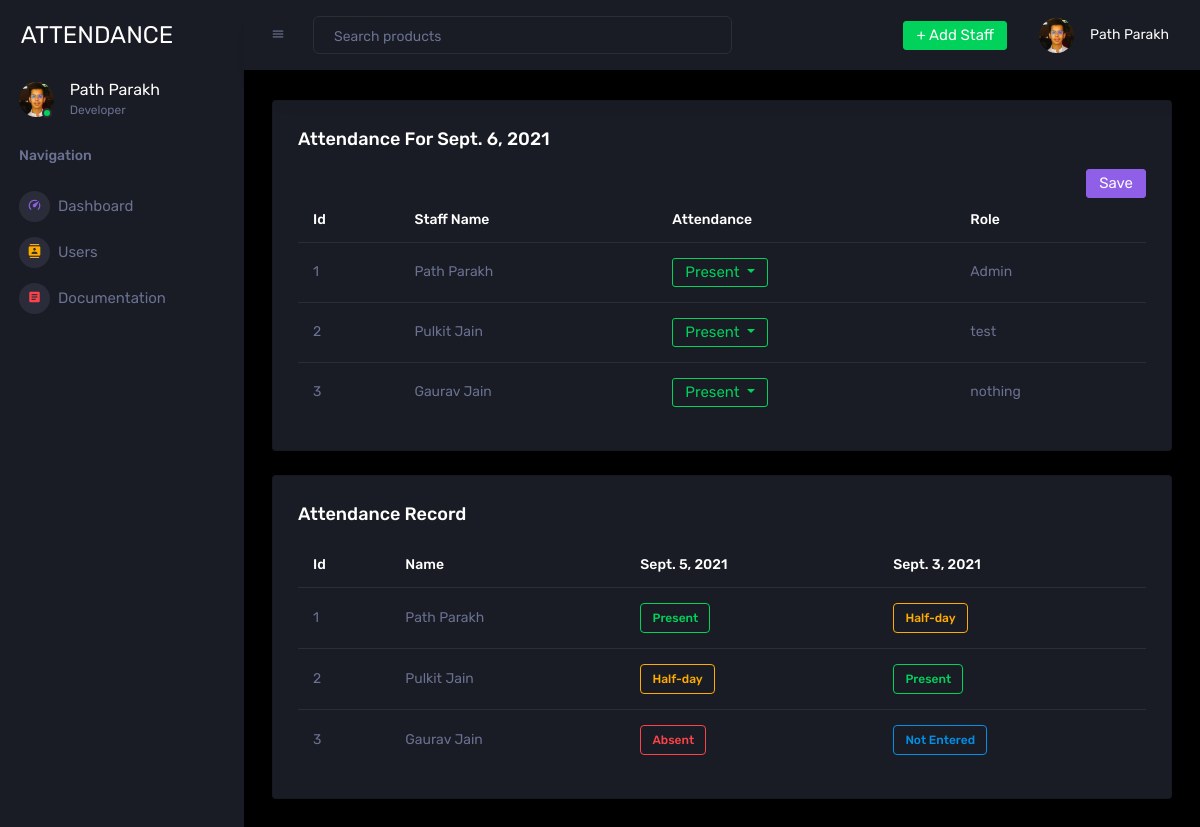
The page / on the database its author committed.
### salary/models.py (models this page shows)
class staff(models.Model):
    id = models.AutoField
    name = models.CharField(max_length=250, null=True)
    role = models.CharField(max_length=250, null=True)
    salary = models.CharField(max_length=250, null=True)
    address = models.CharField(max_length=250, null=True)
    number = models.CharField(max_length=250, null=True)
    date = models.DateField()

class attendance(models.Model):
    id = models.AutoField
    staff_id = models.CharField(max_length=250, null=True)
    attendance = models.CharField(max_length=250, null=True)
    date = models.DateField()

### salary/views.py (the view, shortened to what this page needs)
# urls.py: path('', views.index),
def index(request):
    staffs = staff.objects.all()
    a = staff.objects. values_list('id', flat=True)
    attendances = attendance.objects.all()
    amounts = amount.objects.all()
    date = datetime.date.today()
    unique_dates = list({a.date for a in attendances})
    unique_dates.sort()
    unique_dates_reverse = list({a.date for a in attendances})
    unique_dates_reverse.sort(reverse=True)
    date = datetime.date.today()
    y_n = False
    for unique_date in unique_dates :
            if unique_date == date :
                y_n = True
                print(y_n)
            else :
                y_n = False
                print(y_n)
    return render(request, "salary/index.html", {'staff': staffs, 'attendance': attendances, 'amount': amounts, 'date': date, 'unique_dates': unique_dates, 'y_n': y_n, 'unique_dates_reverse': unique_dates_reverse})

### salary/templates/salary/index.html (shortened to what this page needs)
{% extends 'salary/base.html' %} {% block content %} {% load static %}
<div class="main-panel">
    <div class="content-wrapper">
        {% if y_n == True %}
        <div class="row" style="display: none">
            <div class="col-12 grid-margin">
                <div class="card">
                    <div class="card-body">
                        <h4 class="card-title">Attendance for {{ date }}</h4>
                        <div class="table-responsive">
                            <table class="table">
                                <thead>
                                    <tr>
                                        <th style="color: white;"> Id </th>
                                        <th style="color: white;"> Staff Name </th>
                                        <th style="color: white;"> Attendance </th>
                                        <th style="color: white;"> Role </th>
                                    </tr>
                                </thead>
                                <tbody>
                                    <form action="/index" method="POST">
                                        {% csrf_token %}
                                        {% for staffs in staff %}
                                        <input type="hidden" name="staff_id{{staffs.id}}" value="{{staffs.id}}">
                                        <input type="hidden" name="attendance{{staffs.id}}"
                                            id='input_attendance{{staffs.id}}' value="present">
                                        <tr>
                                            <td> {{staffs.id}} </td>
                                            <td> {{staffs.name}} </td>
                                            <td>
                                                <div class="btn-group">
                                                    {% for attendances in attendance %}
                                                    {% if attendances.staff_id|add:0 == staffs.id|add:0 %}
                                                    {% if attendances.attendance == 'present'%}
                                                    {% if attendances.date == date %}
                                                    <button type="button"
                                                        class="btn btn-outline-success dropdown-toggle"
                                                        data-toggle="dropdown" aria-haspopup="true"
                                                        aria-expanded="false" id='present{{staffs.id}}'>
                                                        Present
                                                    </button>
                                                    {% endif %}
                                                    {% elif attendances.attendance == 'absent'%}
                                                    {% if attendances.date == date %}
                                                    <button type="button" class="btn btn-outline-danger dropdown-toggle"
                                                        data-toggle="dropdown" aria-haspopup="true"
                                                        aria-expanded="false" id='present{{staffs.id}}'>
                                                        Absent
                                                    </button>
                                                    {% endif %}
                                                    {% elif attendances.attendance == 'half-day'%}
                                                    {% if attendances.date == date %}
                                                    <button type="button"
                                                        class="btn btn-outline-warning dropdown-toggle"
                                                        data-toggle="dropdown" aria-haspopup="true"
                                                        aria-expanded="false" id='present{{staffs.id}}'>
                                                        Half-day
                                                    </button>
                                                    {% endif %}
                                                    {% endif %}
                                                    {% endif %}
                                                    {% empty %}
                                                    <button type="button"
                                                        class="btn btn-outline-success dropdown-toggle"
                                                        data-toggle="dropdown" aria-haspopup="true"
                                                        aria-expanded="false" id='present{{staffs.id}}'>
                                                        Present
                                                    </button>
                                                    {% endfor %}
                                                    <div class="dropdown-menu">
                                                        <a class="dropdown-item"
                                                            onclick="attendance_present({{staffs.id}})">Present</a>
                                                        <a class="dropdown-item"
                                                            onclick="attendance_absent({{staffs.id}})">Absent</a>
                                                        <a class="dropdown-item"
                                                            onclick="attendance_half_day({{staffs.id}})">Half-day</a>
                                                    </div>
                                                </div>
                                            </td>
                                            <td> {{staffs.role}} </td>
                                        </tr>
                                        {% endfor %}
                                        <tr>
                                            <button type="submit" style="float:right" class="btn btn-info">Save</button>
                                        </tr>
                                    </form>
                                </tbody>
                            </table>
                        </div>
                    </div>
                </div>
            </div>
        </div>
        {% elif y_n == False %}
        <div class="row" style="display: block;">
            <div class="col-12 grid-margin">
                <div class="card">
                    <div class="card-body">
                        <h4 class="card-title">Attendance for {{ date }}</h4>
                        <div class="table-responsive">
                            <table class="table">
                                <thead>
                                    <tr>
                                        <th style="color: white;"> Id </th>
                                        <th style="color: white;"> Staff Name </th>
                                        <th style="color: white;"> Attendance </th>
                                        <th style="color: white;"> Role </th>
                                    </tr>
                                </thead>
                                <tbody>
                                    <form action="/index" method="POST">
                                        {% for staffs in staff %}
                                            <tr>
                                                <td> {{staffs.id}} </td>
                                                <td> {{staffs.name}} </td>
                                                <td>
                                                    <div class="btn-group">
                                                        <button type="button"
                                                            class="btn btn-outline-success dropdown-toggle"
                                                            data-toggle="dropdown" aria-haspopup="true"
                                                            aria-expanded="false" id='present{{staffs.id}}'>
                                                            Present
                                                        </button>
                                                    </div>
                                                </td>
                                                <td> {{staffs.role}} </td>
                                            </tr>
                                        {% endfor %}
                                        <tr>
                                            <button type="submit" style="float:right" class="btn btn-info">Save</button>
                                        </tr>
                                    </form>
                                </tbody>
                            </table>
                        </div>
                    </div>
                </div>
            </div>
        </div>
        {% endif %}
        <div class="row ">
            <div class="col-12 grid-margin">
                <div class="card">
                    <div class="card-body">
                        <h4 class="card-title">Attendance record</h4>
                        <div class="table-responsive">
                            <table class="table">
                                <thead>
                                    <tr>
                                        <th style="color: white;"> Id </th>
                                        <th style="color: white;"> Name </th>
                                        {% for unique_date_reverse in unique_dates_reverse %}
                                        <th style="color: white;">{{unique_date_reverse}}</th>
                                        {% endfor %}
                                    </tr>
                                </thead>
                                <tbody>
                                    {% for staffs in staff %}
                                    <tr>
                                        <td> {{staffs.id}} </td>
                                        <td> {{staffs.name}} </td>
                                        {% for unique_date_reverse in unique_dates_reverse%}
                                        {% for attendances in attendance%}
                                        {% if attendances.date == unique_date_reverse %}
                                        {% if attendances.staff_id|add:0 == staffs.id|add:0 %}
                                        {% if attendances.attendance == 'half-day'%}
                                        <td>
                                            <div class="badge badge-outline-warning">Half-day</div>
                                        </td>
                                        {% elif attendances.attendance == 'present'%}
                                        <td>
                                            <div class="badge badge-outline-success">Present</div>
                                        </td>
                                        {% elif attendances.attendance == 'absent'%}
                                        <td>
                                            <div class="badge badge-outline-danger">Absent</div>
                                        </td>
                                        {% elif attendances.attendance == 'not_entered'%}
                                        <td>
                                            <div class="badge badge-outline-primary">Not Entered</div>
                                        </td>
                                        {% endif %}
                                        {% endif %}
                                        {% endif %}
                                        {% endfor %}
                                        {% endfor %}
                                    </tr>
                                    {% endfor %}
                                </tbody>
                            </table>
                        </div>
                    </div>
                </div>
            </div>
        </div>
    </div>
</div>
{% endblock %}

### rows shown on the page
staff: id "1", name "Path Parakh", role "Admin"
staff: id "2", name "Pulkit Jain", role "test"
staff: id "3", name "Gaurav Jain", role "nothing"
attendance: unique_dates_reverse "Sept. 5, 2021", staff_id "Present"
attendance: unique_dates_reverse "Sept. 3, 2021", staff_id "Half-day"
attendance: date "Half-day"
attendance: date "Present"
attendance: date "Absent"
attendance: date "Not Entered"

### other values the page prints
{{ date }} "Sept. 6, 2021"
